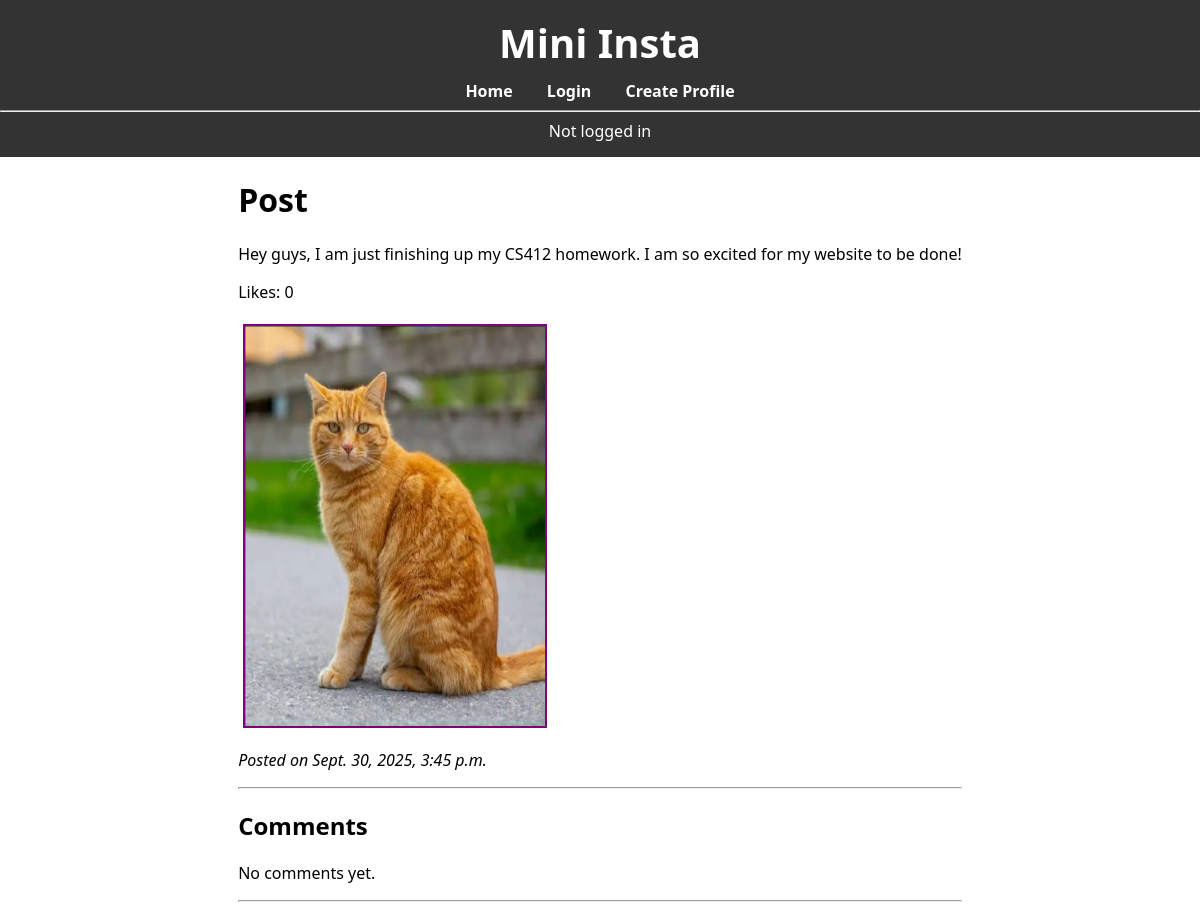
Page /mini_insta/post/1 on the earlier database version.
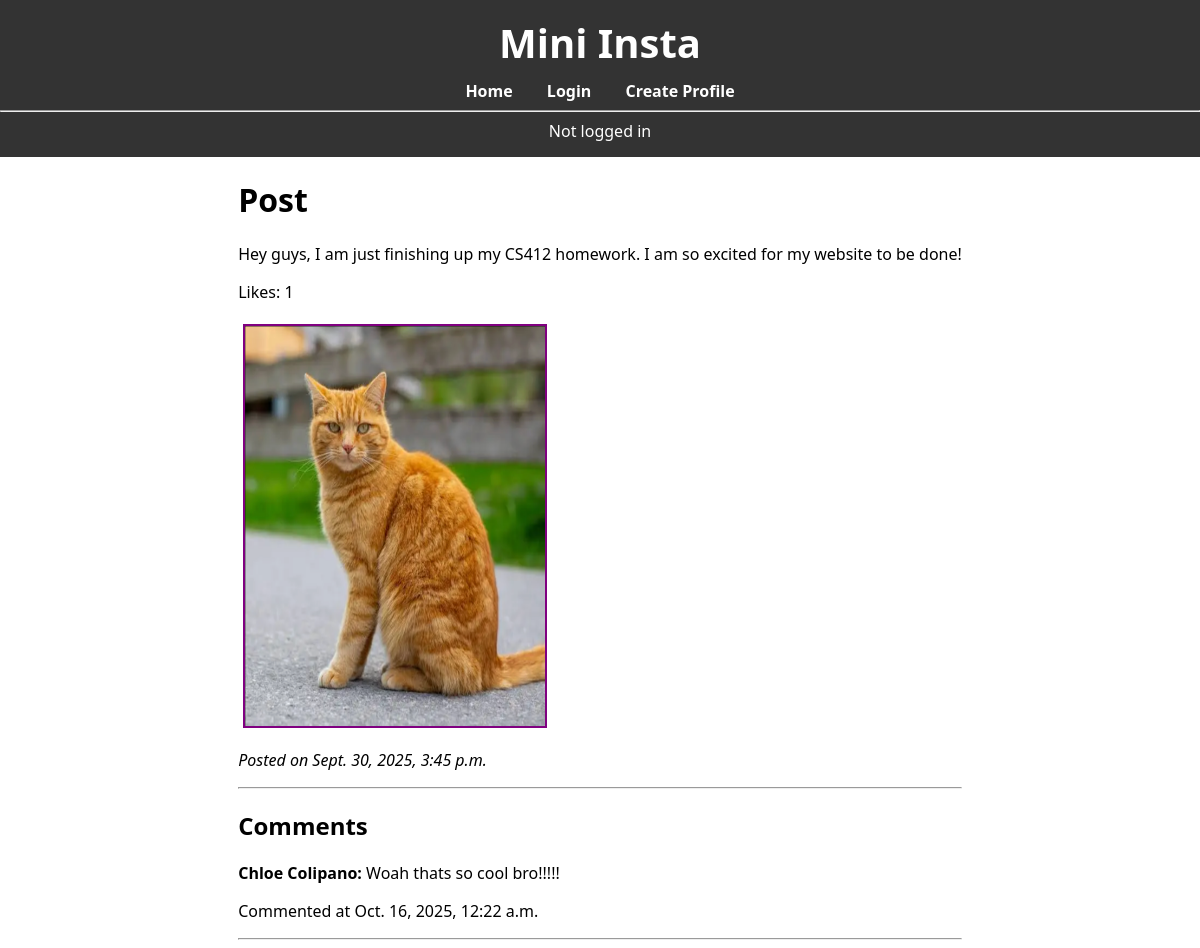
Same page on the later database version.
### mini_insta/models.py (models this page shows, shortened)
class Post(models.Model):
    profile = models.ForeignKey(Profile, on_delete=models.CASCADE)
    caption = models.TextField(blank=True)
    timestamp = models.DateTimeField(auto_now=True)
    def get_all_photos(self):
        return Photo.objects.filter(post=self)
    def get_all_comments(self):
        return Comment.objects.filter(post=self).order_by('timestamp')
    def get_likes(self):
        return Like.objects.filter(post=self)
    def get_num_likes(self):
        return self.get_likes().count()

class Photo(models.Model):
    post = models.ForeignKey(Post, on_delete=models.CASCADE)
    image_url = models.URLField(null=True)
    timestamp = models.DateTimeField(auto_now=True)
    image_file = models.ImageField(blank=True)
    def get_image_url(self):
        if self.image_file:
            return self.image_file.url
        return self.image_url

class Comment(models.Model):
    post = models.ForeignKey(Post, on_delete=models.CASCADE)
    profile = models.ForeignKey(Profile, on_delete=models.CASCADE)
    timestamp = models.DateTimeField(auto_now=True)
    text = models.TextField()

class Profile(models.Model):
    username = models.CharField(blank=True)
    display_name = models.CharField(blank=True)
    profile_image_url = models.URLField(null=True)
    bio_text = models.TextField(blank=True)
    join_date = models.DateField(auto_now=True)
    user = models.ForeignKey(User, on_delete=models.CASCADE)

### mini_insta/views.py (the view)
# urls.py: path('post/<int:pk>', PostDetailView.as_view(), name='show_post'),
class PostDetailView(DetailView):
    model = Post
    template_name = "mini_insta/show_post.html"
    context_object_name = "post"
    def get_context_data(self, **kwargs):
        context = super().get_context_data(**kwargs)
        if self.request.user.is_authenticated:
            context['logged_in_profile'] = Profile.objects.get(user=self.request.user)
        return context

### mini_insta/templates/mini_insta/show_post.html (shortened to what this page needs)
{% extends "mini_insta/base.html" %}
{% load static %}
{% block content %}
<div>
    <h1>Post</h1>
    <p>{{ post.caption }}</p>
    <p> Likes: {{ post.get_num_likes }} </p>
    {% for photo in post.get_all_photos %}
        {% if photo.get_image_url %}
            <img src="{{ photo.get_image_url }}" alt="Post image" style="max-width:300px;">
        {% endif %}
    {% endfor %}
    <p><em>Posted on {{ post.timestamp }}</em></p>
    <hr>
    <h2>Comments</h2>
    {% for comment in post.get_all_comments %}
        <div>
            <p><strong>{{ comment.profile.username }}:</strong> {{ comment.text }}</p>
            <p>Commented at {{ comment.timestamp }}</p>
        </div>
    {% empty %}
        <p>No comments yet.</p>
    {% endfor %}
    <hr>
</div>
{% endblock %}

### mini_insta/templates/mini_insta/base.html (shortened to what this page needs)
{% load static %}
<html>
    <head>
        <link rel="stylesheet" href="{% static 'styles.css' %}">
    </head>
    <body>
        <header>
            <h1>Mini Insta</h1>
            <nav>
                {% if user.is_authenticated %}
                    <form method="POST" action="{% url 'logout' %}">
                        {% csrf_token %}
                        <button type="submit">Logout</button>
                    </form>
                    <a href="{% url 'show_all_profiles' %}">Home</a>
                    {% if user == profile.user %}
                        <a href="{% url 'show_feed' %}">Feed</a>
                        <a href="{% url 'show_profile' profile.pk %}">Profile</a>
                        <a href="{% url 'search' %}">Search</a>
                        <a href="{% url 'create_post' %}">Create New Post</a>
                    {% endif %}
                {% else %}
                    <a href="{% url 'show_all_profiles' %}">Home</a>
                    <a href="{% url 'login' %}">Login</a>
                    <a href="{% url 'create_profile' %}">Create Profile</a>
                {% endif %}
                <hr>
                {% if user.is_authenticated %}
                    Logged in as {{ request.user }}
                {% else %}
                    Not logged in
                {% endif %}
            </nav>
        </header>
        {% block content %}
        {% endblock %}
    </body>
</html>

### static/styles.css (style rules this page uses)
body { font-family: system-ui; margin: 0; background-color: white; display: flex; flex-direction: column; align-items: center; min-height: 100vh; }
header { width: 100%; background-color: #333; color: white; padding: 15px 0; text-align: center; }
header h1 { margin: 0; font-size: 40px; }
nav { margin-top: 10px; }
img { margin: 5px; width: 400px; height: 400px; align-items: center; border: 2px solid purple; }
nav a { color: white; margin: 0 15px; text-decoration: none; font-weight: bold; }

Differences in the rows shown:
computed for Post: get_num_likes "0" → "1"
added Comment: profile.username "Chloe Colipano", text "Woah thats so cool bro!!!!!", timestamp "Oct. 16, 2025, 12:22 a.m."
Other differences:
text no longer shown: "No comments yet."
